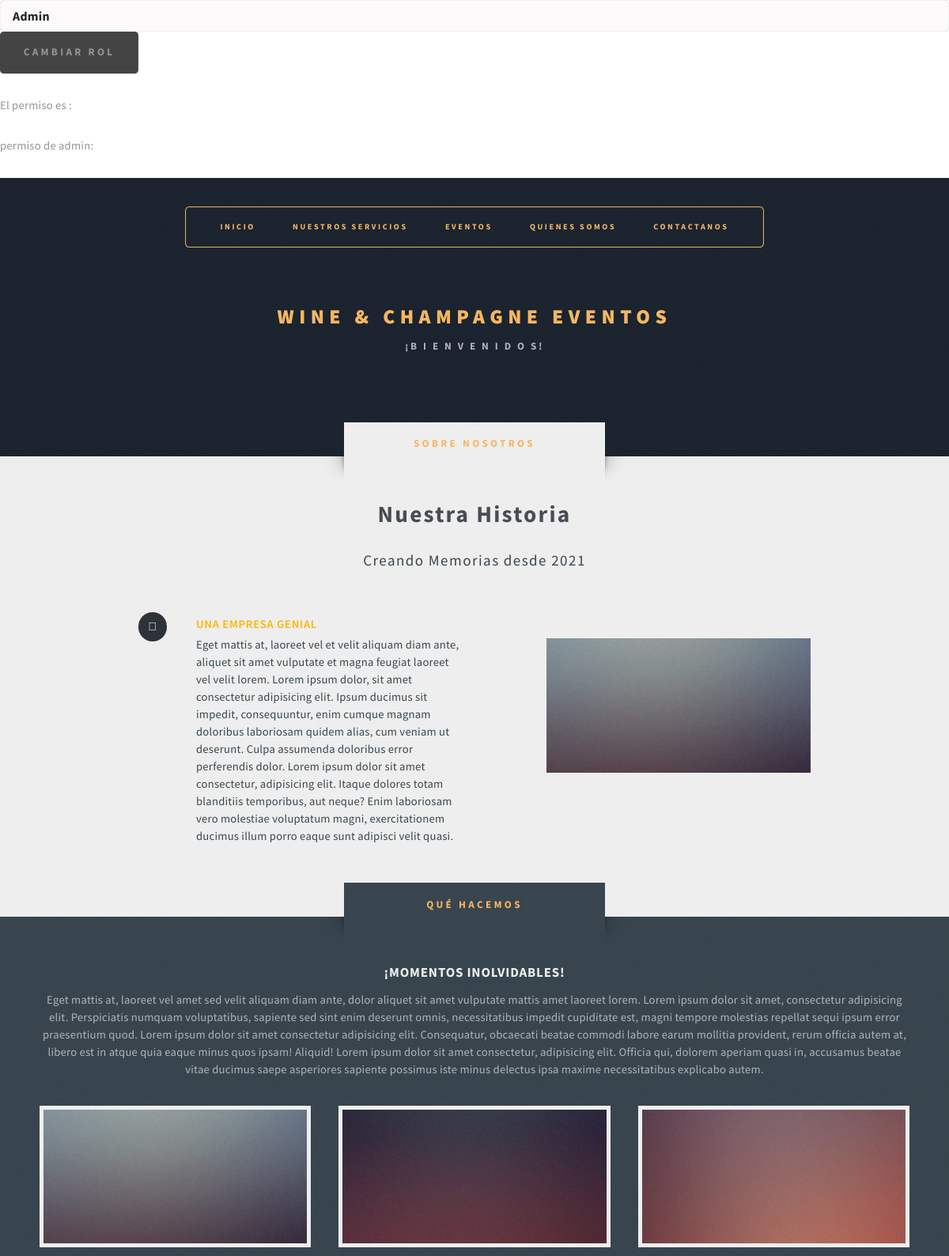
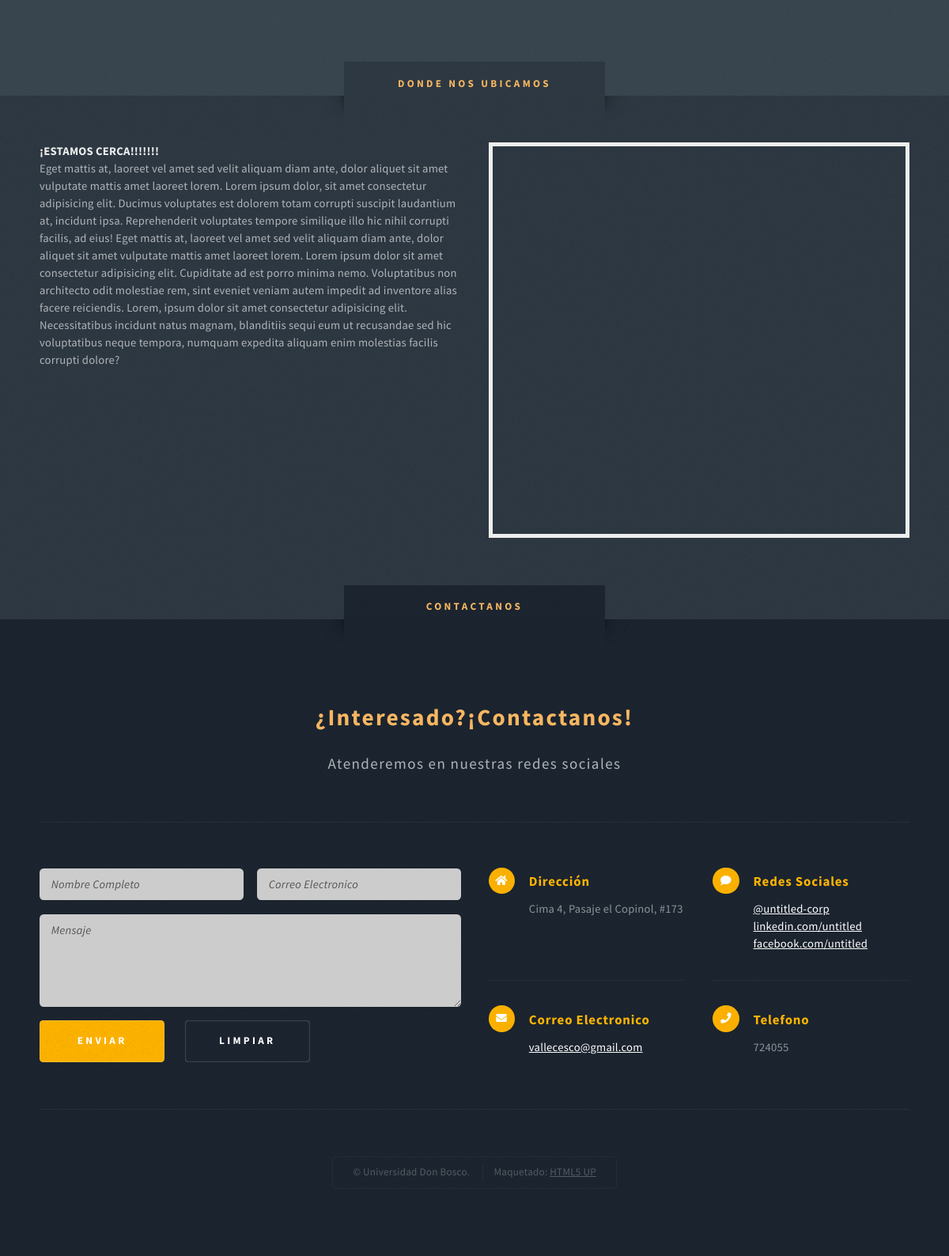
Page /about.php on the committed database (2 pictures, top to bottom).
### tables this page shows
CREATE TABLE `empresa` (
  `idEmpresa` int(11) NOT NULL,
  `Nombre` varchar(45) DEFAULT NULL,
  `TituloDescripcion` varchar(25) NOT NULL,
  `LogoDesc` varchar(150) NOT NULL,
  `Descripcion` text DEFAULT NULL,
  `EventosTitle` varchar(25) NOT NULL,
  `EventosDesc` text NOT NULL,
  `UbicTitle` varchar(25) NOT NULL,
  `UbicDesc` text NOT NULL,
  `ContactTitle` varchar(25) NOT NULL,
  `ContactDesc` text NOT NULL,
  `Slogan` varchar(100) DEFAULT NULL,
  `Telefono` varchar(8) DEFAULT NULL,
  `Direccion` varchar(100) DEFAULT NULL,
  `Email` varchar(45) DEFAULT NULL,
  `Logo_Url` longtext DEFAULT NULL
);

### class/empresa.class.php (the view, shortened to what this page needs)
<?php
class empresa{
    private $nombre;
    private $titulodesc;
    private $logodesc;
    private $descripcion;
    private $eventostitle;
    private $eventosdesc;
    private $ubictitle;
    private $ubicdesc;
    private $contacttitle;
    private $contactdesc;
    private $slogan;
    private $telefono;
    private $direccion;
    private $email;
    function __construct($id,$nombre,$titulodesc,$logodesc,$descripcion,$eventostitle,$eventosdesc,$ubictitle,$ubicdesc,$contacttitle,$contactdesc,$slogan,$telefono,$direccion,$email,$logURL) {
        $this->nombre=$nombre;
        $this->titulodesc=$titulodesc;
        $this->logodesc=$logodesc;
        $this->descripcion=$descripcion;
        $this->eventostitle=$eventostitle;
        $this->eventosdesc=$eventosdesc;
        $this->ubictitle=$ubictitle;
        $this->ubicdesc=$ubicdesc;
        $this->contacttitle=$contacttitle;
        $this->contactdesc=$contactdesc;
        $this->slogan=$slogan;
        $this->telefono=$telefono;
        $this->direccion=$direccion;
        $this->email=$email;
    }
    public function ShowNombre(){
        echo $this->nombre;
    }
    public function Showtitulodesc(){
        echo $this->titulodesc;
    }
    public function Showlogodesc(){
        echo $this->logodesc;
    }
    public function ShowDescripcion(){
        echo $this->descripcion;
    }
    public function Showeventostitle(){
        echo $this->eventostitle;
    }
    public function Showeventosdesc(){
        echo $this->eventosdesc;
    }
    public function Showubictitle(){
        echo $this->ubictitle;
    }
    public function Showubicdesc(){
        echo $this->ubicdesc;
    }
    public function Showcontacttitle(){
        echo $this->contacttitle;
    }
    public function Showcontactdesc(){
        echo $this->contactdesc;
    }
    public function ShowSlogan(){
        echo $this->slogan;
    }
    public function ShowTelefono(){
        echo $this->telefono;
    }
    public function ShowDireccion(){
        echo $this->direccion;
    }
    public function ShowEmail(){
        echo $this->email;
    }
}
?>

### assets/css/main.css (style rules this page uses)
:not(a.iconpicker-item i,span.input-group-addon i) { font-family: 'Source Sans Pro', sans-serif !important; }
html, body, div, span, applet, object, iframe, h1, h2, h3, h4, h5, h6, p, blockquote, pre, a, abbr, acronym, address, big, cite, code, del, dfn, em, img, ins, kbd, q, s, samp, small, strike, strong, sub, sup, tt, var, b, u, i, center, dl, dt, dd, ol, ul, li, fieldset, form, label, legend, table, caption, tbody, tfoot, thead, tr, th, td, article, aside, canvas, details, embed, figure, figcaption, footer, header, hgroup, menu, nav, output, ruby, section, summary, time, mark, audio, video { margin: 0; padding: 0; border: 0; font-size: 100%; font: inherit; vertical-align: baseline; }
body { line-height: 1; }
body { -webkit-text-size-adjust: none; }
html { box-sizing: border-box; }
*, *:before, *:after { box-sizing: inherit; }
body, input, textarea, select { font-family: 'Source Sans Pro', sans-serif; font-weight: 400; color: #919499; font-size: 14pt; line-height: 1.75em; letter-spacing: 0.025em; }
@media screen and (max-width: 1680px) { body, input, textarea, select { font-size: 12pt; } }
@media screen and (max-width: 1280px) { body, input, select, textarea { font-size: 11pt; line-height: 1.5em; letter-spacing: 0.015em; } }

### rows in the picture
empresa: Nombre "WINE & CHAMPAGNE EVENTOS", Slogan "¡B I E N V E N I D O S!", TituloDescripcion "UNA EMPRESA GENIAL", Descripcion "Eget mattis at, laoreet vel et velit aliquam diam ante, aliquet sit amet vulputate et magna feugiat laoreet vel velit lorem. Lorem ipsum dolor, sit amet consectetur adipisicing elit. Ipsum ducimus sit impedit, consequuntur, enim cumque magnam doloribus laboriosam quidem alias, cum veniam ut deserunt. Culpa assumenda doloribus error perferendis dolor. Lorem ipsum dolor sit amet consectetur, adipisicing elit. Itaque dolores totam blanditiis temporibus, aut neque? Enim laboriosam vero molestiae voluptatum magni, exercitationem ducimus illum porro eaque sunt adipisci velit quasi.", EventosTitle "¡MOMENTOS INOLVIDABLES!", EventosDesc "Eget mattis at, laoreet vel amet sed velit aliquam diam ante, dolor aliquet sit amet vulputate mattis amet laoreet lorem. Lorem ipsum dolor sit amet, consectetur adipisicing elit. Perspiciatis numquam voluptatibus, sapiente sed sint enim deserunt omnis, necessitatibus impedit cupiditate est, magni tempore molestias repellat sequi ipsum error praesentium quod. Lorem ipsum dolor sit amet consectetur adipisicing elit. Consequatur, obcaecati beatae commodi labore earum mollitia provident, rerum officia autem at, libero est in atque quia eaque minus quos ipsam! Aliquid! Lorem ipsum dolor sit amet consectetur, adipisicing elit. Officia qui, dolorem aperiam quasi in, accusamus beatae vitae ducimus…", UbicTitle "¡ESTAMOS CERCA!!!!!!!", UbicDesc "Eget mattis at, laoreet vel amet sed velit aliquam diam ante, dolor aliquet sit amet vulputate mattis amet laoreet lorem. Lorem ipsum dolor, sit amet consectetur adipisicing elit. Ducimus voluptates est dolorem totam corrupti suscipit laudantium at, incidunt ipsa. Reprehenderit voluptates tempore similique illo hic nihil corrupti facilis, ad eius! Eget mattis at, laoreet vel amet sed velit aliquam diam ante, dolor aliquet sit amet vulputate mattis amet laoreet lorem. Lorem ipsum dolor sit amet consectetur adipisicing elit. Cupiditate ad est porro minima nemo. Voluptatibus non architecto odit molestiae rem, sint eveniet veniam autem impedit ad inventore alias facere reiciendis. Lorem, ipsum…", ContactTitle "¿Interesado?¡Contactanos!", ContactDesc "Atenderemos en nuestras redes sociales", Direccion "Cima 4, Pasaje el Copinol, #173", Email "vallecesco@gmail.com", Telefono "724055"
